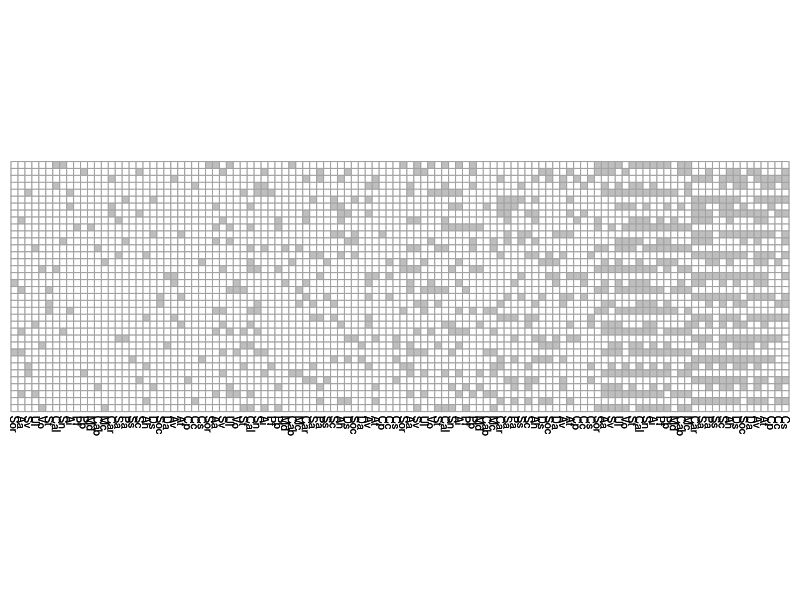

Write the R code that produced this figure.

###########################################################################################
#####                                    Fig.S1                                       #####
###########################################################################################
library(openxlsx)
library(pheatmap)

setwd('D:/2025.10.4-NPH/1-0330/1-Revised manuscript 2026/Code-0715/Fig.S1')

data1 = read.xlsx("data-Fig.S1.xlsx", sheet = "FigS1", rowNames = T, colNames = T)
head(data1)
dim(data1)
data= data.matrix(data1) 

pheatmap(data1,
         cluster_cols = F, cluster_rows = F, scale = "none", 
         treeheight_col = 0, treeheight_row = 0, 
         display_numbers = F, 
         legend = FALSE,
         #angle_col = 0,
         border_color ="#A2A2A2", 
         show_colnames = T,
         show_rownames = F,
         fontsize_col = 8,  fontsize_row = 8,
         color = colorRampPalette(c( "#FFFFFF" , "grey"))(2),  
         cellwidth =5,  cellheight = 5 ) -> pS1;pS1

 
